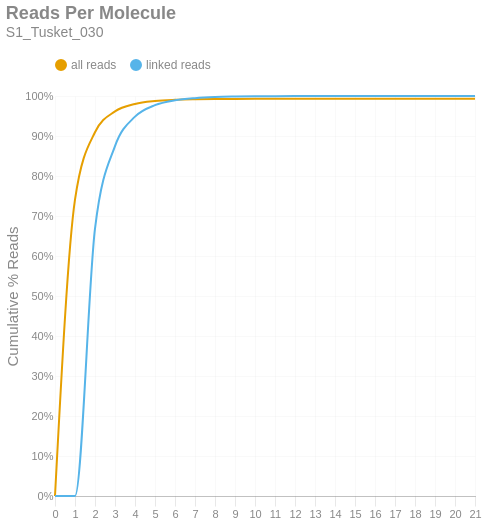

The notebook cell saved with this chart:
### Markdown cell above
### Reads per Molecule
This chart shows the cumulative distribution of the number of reads per linked molecule. That is, how many alignments are associated with a unique molecule. This excludes the number of reads associated with invalid or absent linked-read barcodes. The `linked` histogram is the percentages recalculated when disregarding singletons.

### Code cell
if SKIPLR:
    print_html(f"Skipped")
else:
    counts = np.bincount(valids['reads'].cast(pl.Int64).to_numpy())
    weighted = counts * np.arange(len(counts))
    all_perc = weighted / n_reads
    linked_perc = weighted / n_linked_reads
    linked_perc[1] = 0
    binned_df = pl.DataFrame({
        'readsper': list(range(len(counts))),
        'all reads (cumsum)': np.cumsum(all_perc).tolist(),
        'linked reads (cumsum)': np.cumsum(linked_perc).tolist(),
    })

    with SafeRender(binned_df):
        (
            density_plot(binned_df, 'Reads Per Molecule', samplename, 'readspmol')
            .encode(
                x=alt.X('readsper:O', title=None).axis(labelAngle=0).scale(padding=0),
                y=alt.Y('value:Q', title='Cumulative % Reads').axis(format='%').stack(False),
                color=alt.Color("key:N").scale(domain=["all reads", "linked reads"]),
                tooltip=[
                    alt.Tooltip("key:N", title="Data Type"),
                    alt.Tooltip("readsper:O", title="Reads Per Molecule"),
                    alt.Tooltip("value:Q", format=".2%", title="% Reads (Cum.)")
                ]            
            )
        ).display()

### Figure 1 — Vega-Lite specification as saved in the notebook (floating-point values rounded to 4 significant figures)
{"width": "container", "height": 400, "config": {"title": {"anchor": "start", "dy": -15, "fontSize": 18, "color": "#888888", "subtitleColor": "#888888", "subtitleFontSize": 14}, "arc": {"fill": "#0072B2"}, "axis": {"domainColor": "#888888", "domainWidth": 0.5, "gridWidth": 0.2, "grid": false, "titleFontWeight": 400, "titleFontSize": 15, "labelFontSize": 11, "labelColor": "#888888", "tickColor": "#888888", "tickWidth": 0.2, "titleColor": "#888888"}, "axisBand": {"grid": false}, "axisX": {"grid": true, "tickSize": 10, "domainCap": "round"}, "axisY": {"domain": false, "grid": true, "tickSize": 0, "domainCap": "round"}, "background": "transparent", "header": {"labelFontSize": 15, "labelColor": "#888888", "titleFontSize": 15, "titleFontWeight": 600, "titleColor": "#888888"}, "legend": {"labelFont": "sans-serif", "labelFontSize": 12, "labelColor": "#888888", "symbolSize": 100, "symbolType": "circle", "titleFontSize": 12, "titlePadding": 10, "titleColor": "#888888", "title": null, "orient": "top"}, "range": {"category": ["#E69F00", "#56B4E9", "#009E73", "#F0E442", "#0072B2", "#D55E00", "#CC79A7", "#000000"], "diverging": ["#cfe8f3", "#a2d4ec", "#73bfe2", "#46abdb", "#1696d2", "#12719e"]}, "area": {"fill": "#0072B2", "fillOpacity": 0.7, "line": true, "strokeOpacity": 0.7}, "line": {"color": "#0072B2", "stroke": "#0072B2", "strokeWidth": 2}, "trail": {"color": "#0072B2", "stroke": "#0072B2", "strokeWidth": 0, "size": 1}, "point": {"filled": true, "fillOpacity": 1.0, "size": 95}, "text": {"color": "#888888", "fontSize": 11, "align": "right", "fontWeight": 400, "size": 11}, "bar": {"fill": "#0072B2", "stroke": null}, "view": {"stroke": null, "continuousWidth": 660, "continuousHeight": 400}}, "data": {"name": "data-d532af34feb04adeec2158c0981b9684"}, "mark": {"type": "line", "interpolate": "monotone", "point": {"opacity": 0, "size": 275}}, "encoding": {"color": {"field": "key", "scale": {"domain": ["all reads", "linked reads"]}, "type": "nominal"}, "tooltip": [{"field": "key", "title": "Data Type", "type": "nominal"}, {"field": "readsper", "title": "Reads Per Molecule", "type": "ordinal"}, {"field": "value", "format": ".2%", "title": "% Reads (Cum.)", "type": "quantitative"}], "x": {"axis": {"labelAngle": 0}, "field": "readsper", "scale": {"padding": 0}, "title": null, "type": "ordinal"}, "y": {"axis": {"format": "%"}, "field": "value", "stack": false, "title": "Cumulative % Reads", "type": "quantitative"}}, "params": [{"name": "param_c36ac31b6afebe62", "select": {"type": "point", "fields": ["key"]}, "bind": "legend"}], "title": {"text": "Reads Per Molecule", "subtitle": "S1_Tusket_030"}, "transform": [{"fold": ["all reads (cumsum)", "linked reads (cumsum)"]}, {"calculate": "replace(datum.key, ' (cumsum)', '')", "as": "key"}, {"filter": {"param": "param_c36ac31b6afebe62"}}], "usermeta": {"embedOptions": {"downloadFileName": "S1_Tusket_030.readspmol"}}, "$schema": "https://vega.github.io/schema/vega-lite/v6.1.0.json", "datasets": {"data-d532af34feb04adeec2158c0981b9684": [{"readsper": 0, "all reads (cumsum)": 0.0, "linked reads (cumsum)": 0.0}, {"readsper": 1, "all reads (cumsum)": 0.7408, "linked reads (cumsum)": 0.0}, {"readsper": 2, "all reads (cumsum)": 0.9094, "linked reads (cumsum)": 0.6683}, {"readsper": 3, "all reads (cumsum)": 0.9614, "linked reads (cumsum)": 0.8747}, {"readsper": 4, "all reads (cumsum)": 0.98, "linked reads (cumsum)": 0.9483}, {"readsper": 5, "all reads (cumsum)": 0.9873, "linked reads (cumsum)": 0.9772}, {"readsper": 6, "all reads (cumsum)": 0.9903, "linked reads (cumsum)": 0.9892}, {"readsper": 7, "all reads (cumsum)": 0.9917, "linked reads (cumsum)": 0.9947}, {"readsper": 8, "all reads (cumsum)": 0.9924, "linked reads (cumsum)": 0.9974}, {"readsper": 9, "all reads (cumsum)": 0.9927, "linked reads (cumsum)": 0.9986}, {"readsper": 10, "all reads (cumsum)": 0.9929, "linked reads (cumsum)": 0.9993}, {"readsper": 11, "all reads (cumsum)": 0.993, "linked reads (cumsum)": 0.9996}, {"readsper": 12, "all reads (cumsum)": 0.993, "linked reads (cumsum)": 0.9998}, {"readsper": 13, "all reads (cumsum)": 0.993, "linked reads (cumsum)": 0.9999}, {"readsper": 14, "all reads (cumsum)": 0.993, "linked reads (cumsum)": 0.9999}, {"readsper": 15, "all reads (cumsum)": 0.993, "linked reads (cumsum)": 1.0}, {"readsper": 16, "all reads (cumsum)": 0.9931, "linked reads (cumsum)": 1.0}, {"readsper": 17, "all reads (cumsum)": 0.9931, "linked reads (cumsum)": 1.0}, {"readsper": 18, "all reads (cumsum)": 0.9931, "linked reads (cumsum)": 1.0}, {"readsper": 19, "all reads (cumsum)": 0.9931, "linked reads (cumsum)": 1.0}, {"readsper": 20, "all reads (cumsum)": 0.9931, "linked reads (cumsum)": 1.0}, {"readsper": 21, "all reads (cumsum)": 0.9931, "linked reads (cumsum)": 1.0}]}}
